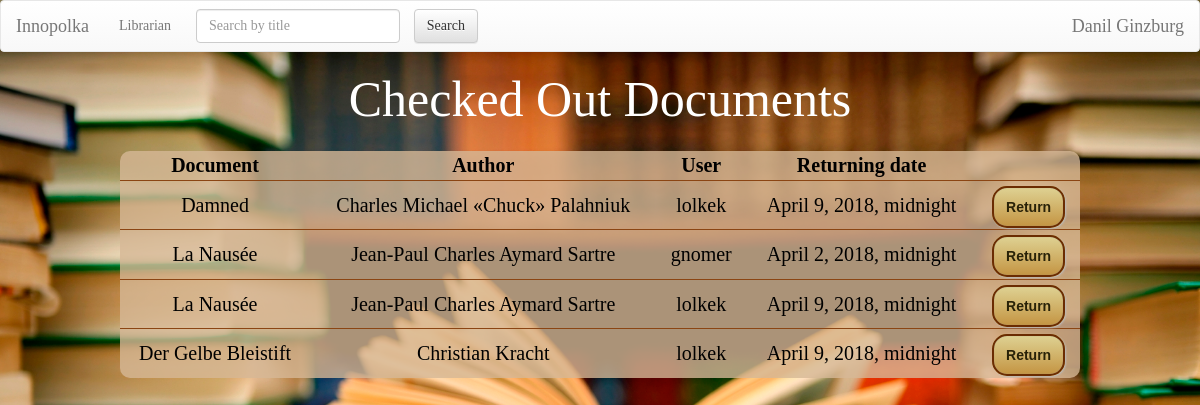
/checked_out_docs/ (signed in), run on an earlier commit of the app's database.
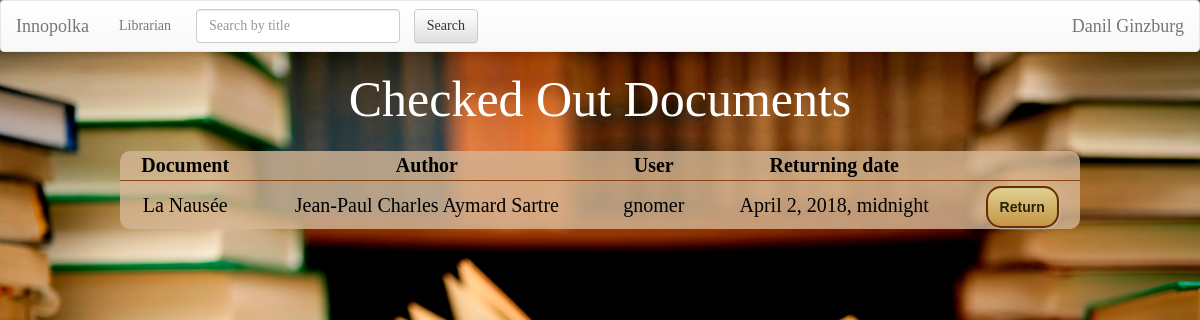
And on a later commit of the database.
### Documents/models.py (models this page shows, shortened)
class DocumentCopy(models.Model):
    doc = models.ForeignKey(Document, blank=True, default=None, on_delete=models.CASCADE) # link document which is checked out
    checked_up_by_whom = models.ForeignKey(User, blank=True, default=None, on_delete=models.CASCADE) # link to holder
    date = models.DateTimeField(default=str(datetime.datetime.today().strftime("%Y-%m-%d %H:%M")))
    returning_date = models.DateTimeField(default=str(datetime.datetime.today().strftime("%Y-%m-%d %H:%M")))
    time_left = models.CharField(null=True, max_length=250)
    fine_price = models.IntegerField(null=True)
    renewed = models.BooleanField(default=False)
    class Meta:
        verbose_name_plural = 'Document copies'

class Document(models.Model):
    title = models.CharField(max_length=250)
    price = models.IntegerField()
    keywords = models.CharField(max_length=250) # the list of keywords stored in string
    authors = models.CharField(max_length=250) # the list of authors in string format splitted by space
    cover = models.CharField(max_length=1000, default="https://lh3.googleusercontent.com/zqfUbCXdb1oGmsNEzNxTjQU5ZlS3x46nQoB83sFbRSlMnpDTZgdVCe_LvCx-rl7sOA=w300")
    copies = models.PositiveIntegerField(default=1)
    type = models.CharField(max_length=100, default='Document')
    is_bestseller = models.BooleanField(default=False)
    is_reference = models.BooleanField(default=False)
    level = models.PositiveIntegerField(default=1)
    room = models.PositiveIntegerField(default=1)

### Documents/views.py (the view)
# urls.py: url(r'^checked_out_docs/$', views.CheckedOutDocsView.as_view(), name='checked_out_docs'),
class CheckedOutDocsView(ListView):
    model = DocumentCopy
    template_name = 'Documents/checked_out_docs.html'
    context_object_name = 'document_copies'
    paginate_by = 20
    def get(self, request, *args, **kwargs):
        if request.user.is_staff:
            return super().get(request, *args, **kwargs)
        return redirect('/')

### Documents/templates/Documents/checked_out_docs.html (shortened to what this page needs)
{% extends 'Documents/base.html'  %}
{% load staticfiles %}
{% block body  %}
<h1> Checked Out Documents</h1>
<table>
    <tr>
        <th class="cen">Document</th>
        <th class="cen">Author</th>
        <th class="cen">User</th>
        <th class="cen">Returning date</th>
    </tr>
    <tr>
        {% for copy in document_copies %}
        <td><a href="/{{ copy.doc.id }}/">{{ copy.doc.title }}</a></td>
        <td>{{ copy.doc.authors }}</td>
        <td><a href="/user/?id={{ copy.checked_up_by_whom.id }}">{{ copy.checked_up_by_whom }}</a></td>
        <td>{{ copy.returning_date}}</td>
        <td><a class="button" href="/requests/return/?copy_id={{ copy.id }}" onclick="
        return confirm('Return {{copy.doc.title}} from {{copy.checked_up_by_whom.username}} back?');
">Return</a></td>
    </tr>
    {% endfor %}
</table>
{% endblock %}

### Documents/templates/Documents/base.html (shortened to what this page needs)
<!DOCTYPE html>
<html lang="en">
<head>
    {% load staticfiles %}
    <link rel="stylesheet" href="//maxcdn.bootstrapcdn.com/bootstrap/3.2.0/css/bootstrap.min.css">
    <link rel="stylesheet" href="//maxcdn.bootstrapcdn.com/bootstrap/3.2.0/css/bootstrap-theme.min.css">
    <link rel="stylesheet" type="text/css" href="{% static 'Documents/style.css' %}"/>
</head>
<body>
<nav class="navbar navbar-default">
    <div class="container-fluid">
        <div class="navbar-header">
            <a class="navbar-brand" href="/">Innopolka</a>
            <ul class="nav navbar-nav navbar-right">
                {% if user.is_staff %}
                <li class="nav-item dropdown">
                    <a class="nav-link dropdown-toggle" href="/user/" id="dropdown01" data-toggle="dropdown"
                       aria-haspopup="true" aria-expanded="false">Librarian</a>
            </ul>
            {% endif %}
        </div>
        <div class="collapse navbar-collapse" id="bs-example-navbar-collapse-1">
            <form class="navbar-form navbar-left" action="/">
                <div class="form-group">
                    <input type="text" class="form-control" name="q" placeholder="Search by title" >
                </div>
                <input type="submit" class="btn btn-default not_wide" value="Search">
            </form>
            <ul class="nav navbar-nav navbar-right">
                {% if user.is_anonymous %}
                    <li><a href="/user/login">Log In</a></li>
                {% elif user.is_authenticated %}
                <ul class="nav navbar-nav navbar-right">
                <li class="nav-item dropdown">
                    <a class="navbar-brand" href="/user/?id={{user.id}}" id="dropdown02" data-toggle="dropdown"
                       aria-haspopup="true" aria-expanded="false">{{ user.first_name }} {{user.last_name}}</a>
            </ul>
                {% endif %}
            </ul>
        </div>
    </div>
</nav>
{% block body %}{% endblock %}
</body>
</html>

### Documents/templates/Documents/base.html (style rules this page uses)
body { font-family: Futura; color: white; background: url("/Documents/static/images/background.jpg") no-repeat fixed center center; background-size: cover; }
table { border: 3px solid saddlebrown; border-radius: 5px; width: 80%; background-color: rgba(214, 184, 150, 0.8); color: black; empty-cells: hide; text-align: center; margin: 10px; }
tr { border: 1px solid saddlebrown; text-align: center; }
td { border: 1px solid saddlebrown; padding: 10px; font-size: 20px; color: black; }
form { padding: 5px; color: black; font-size: 15px; margin: 5px; }
input { background-color: floralwhite; border: 2px solid saddlebrown; border-radius: 5px; margin: 0 0 0 10px; left: 50%; }
.button { text-decoration: none; text-align: center; padding: 11px 12px; border: solid 2px #6b2c02; -webkit-border-radius: 15px; -moz-border-radius: 15px; border-radius: 15px; font: 14px "Lucida Sans Unicode", "Lucida Grande", sans-serif; font-weight: bold; color: #292208; background-color: #ded192; background-image: -moz-linear-gradient(top, #ded192 0%, #c49543 100%); background-image: -webkit-linear-gradient(top, #ded192 0%, #c49543 100%); background-image: -o-linear-gradient(top, #ded192 0%, #c49543 100%); background-image: -ms-linear-gradient(top, #ded192 0%, #c49543 100%); filter: progid:DXImageTransform.Microsoft.gradient(startColorstr='#c49543', endColorstr='#c49543', GradientType=0); background-image: linear-gradient(top, #ded192 0%, #c49543 100%); -webkit-box-shadow: 1px 1px 2px #bababa, inset 0px 0px 1px #969393; -moz-box-shadow: 1px 1px 2px #bababa, inset 0px 0px 1px #969393; box-shadow: 1px 1px 2px #bababa, inset 0px 0px 1px #969393; }

### Documents/templates/Documents/checked_out_docs.html (style rules this page uses)
h1 { font-size: 50px; text-align: center; margin-bottom: 2%; }
.cen { text-align: center; font-size: 20px; }
table { border: none; border-radius: 10px; margin-left: 10%; }
tr { border: none; text-align: left; padding: 1%; }
td { border: none; text-align: center; border-top: 1px solid saddlebrown; }
a { color: black; }

What changed in the data, as far as the page shows it:
removed DocumentCopy: doc "Damned", doc.authors "Charles Michael «Chuck» Palahniuk", checked_up_by_whom "lolkek", returning_date "April 9, 2018, midnight"
removed DocumentCopy: doc "La Nausée", doc.authors "Jean-Paul Charles Aymard Sartre", checked_up_by_whom "lolkek", returning_date "April 9, 2018, midnight"
removed DocumentCopy: doc "Der Gelbe Bleistift", doc.authors "Christian Kracht", checked_up_by_whom "lolkek", returning_date "April 9, 2018, midnight"
